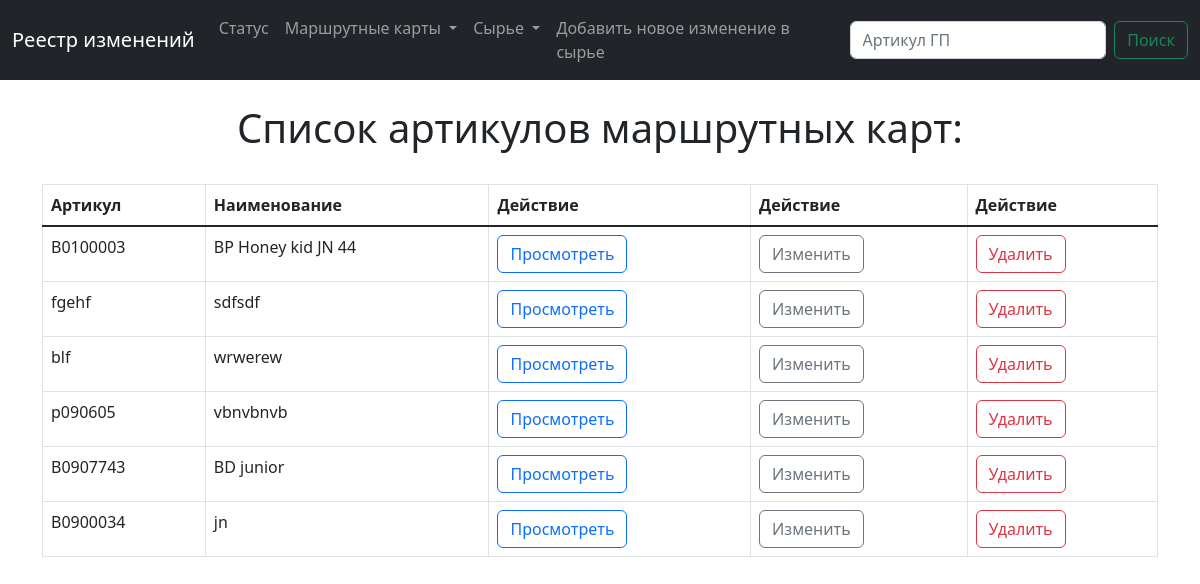
Before: /list_sku with the older database file.
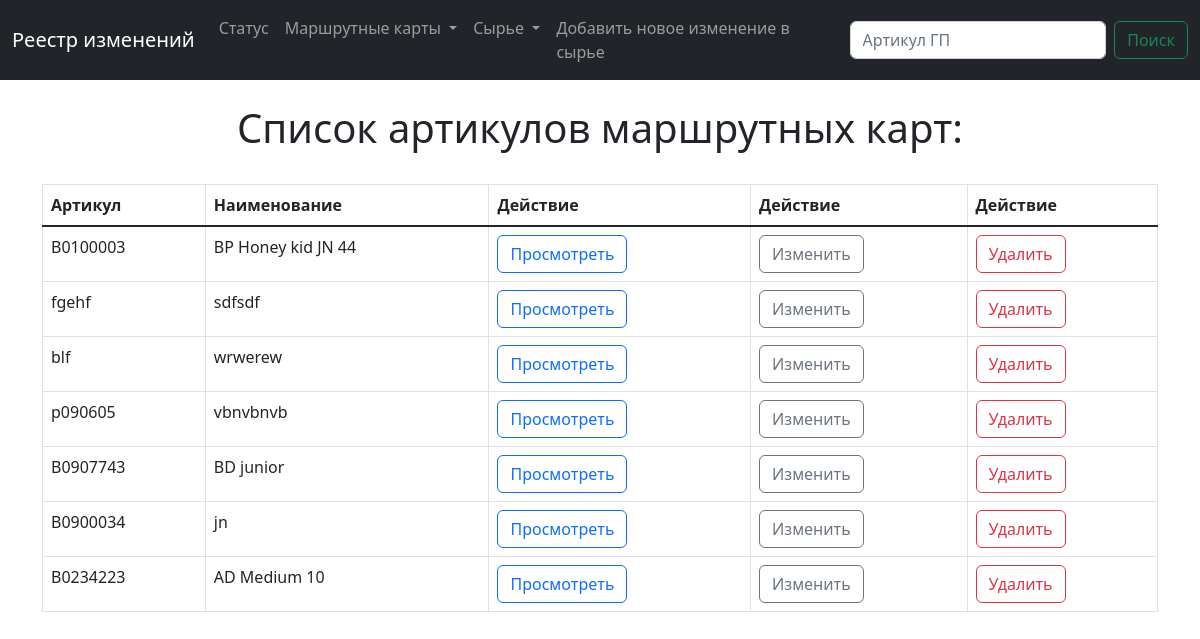
After: the same page with the newer database file.
### main/models.py (models this page shows, shortened)
class Sku (models.Model):
    num = models.CharField(max_length=200)  # артикул готоваой продукции (ГП)
    name = models.CharField(max_length=200)  # наименование ГП
    raw = models.ManyToManyField(Raw, blank=True)  # сырье
    weight = models.IntegerField(blank=True, null=True)  # вес
    photo = models.ImageField(blank=True, null=True,
                              upload_to="images/")  # фото
    type = models.ForeignKey(ProductsTypes, blank=True, null=True, on_delete=models.CASCADE)

### main/views.py (the view)
# urls.py: path('list_sku', views.list_sku, name='list_sku'),
def list_sku(request):
    skus = Sku.objects.all()
    return render(request, 'main/list_sku.html', {'skus': skus})

### main/templates/main/list_sku.html (shortened to what this page needs)
{% extends 'main/base.html' %}
{% block content%}
    {% if skus %}
        <br>
        <center>
            <h1> Cписок артикулов маршрутных карт: </h1>
        </center>
        <br>
        <div class="container">
                <table id="example" class="table table-bordered" style="width:100%">
                <thead>
                    <tr style="font-weight:bold">
                        <td >Артикул</td>
                        <td>Наименование</td>
                        <td>Действие</td>
                        <td>Действие</td>
                        <td>Действие</td>
                    </tr>
                </thead>
                    <tr>
                        {% for sku in skus %}
                            <td>{{ sku.num }}</td>
                            <td>{{ sku.name }}</td>
                            <td align="left">
                                <div class="btn-group" role="group" aria-label="Basic example">
                                    <a href="{% url 'show_sku' sku.id %}" type="button" class="btn btn-outline-primary">Просмотреть</a>
                                </div>
                            </td>
                            <td align="left">
                                <div class="btn-group" role="group" aria-label="Basic example" >
                                    <a href="{% url 'update_sku' sku.id %}" type="button" class="btn btn-outline-secondary">Изменить</a>
                                </div>
                            </td>
                            <td align="left">
                                <div class="btn-group" role="group" aria-label="Basic example">
                                    <a href="{% url 'delete_sku' sku.id %}" type="button" class="btn btn-outline-danger">Удалить</a>
                                </div>
                            </td>
                            </tr>
                        {% endfor %}
                </table>
            </div>
    {% endif %}
{%endblock%}

Changed rows visible on the page:
added Sku: num "B0234223", name "AD Medium 10"
